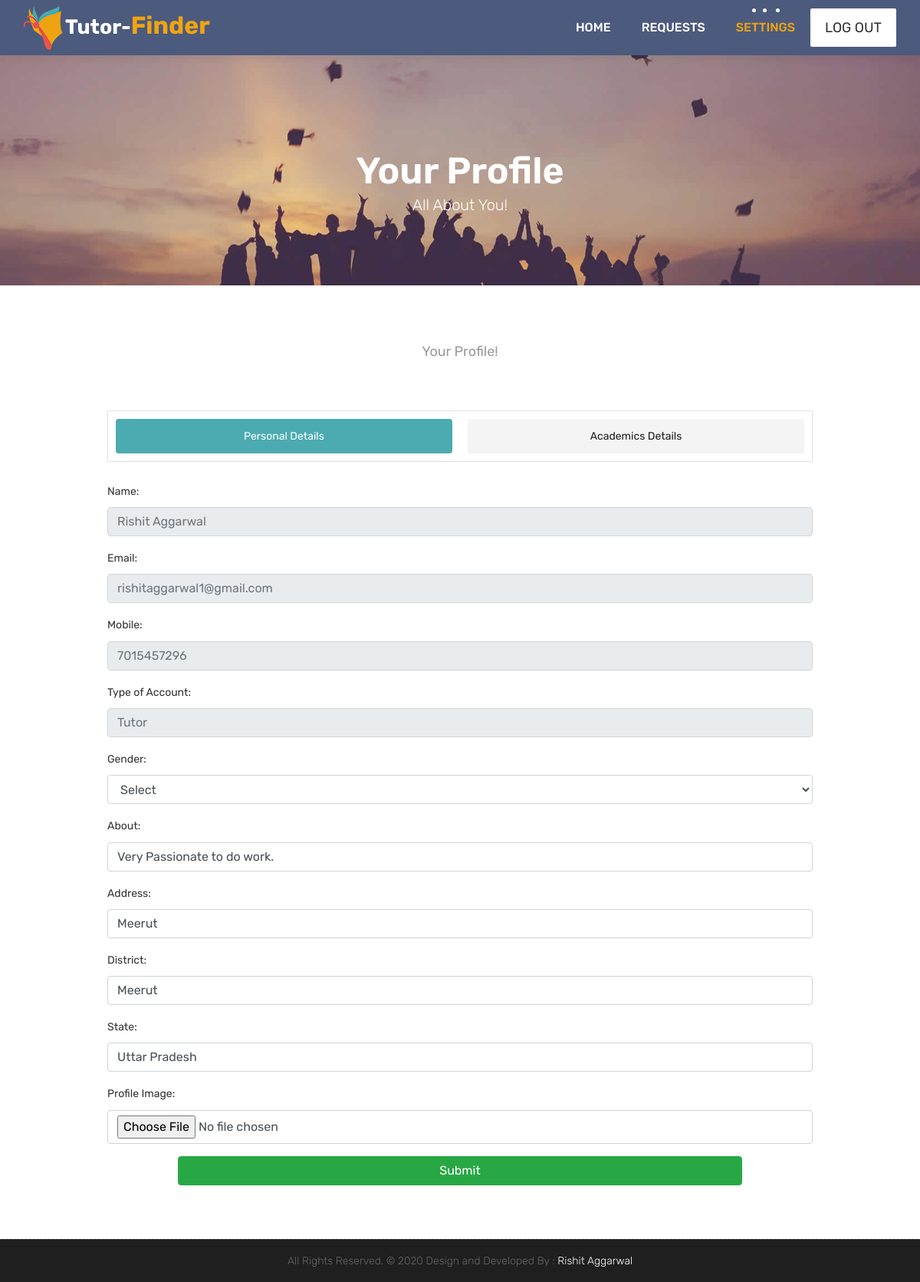
The page /settings.php (signed in) on the database its author committed.
### tables this page shows
CREATE TABLE `users` (
  `user_id` int(11) NOT NULL,
  `name` varchar(60) NOT NULL,
  `email_id` varchar(60) NOT NULL,
  `password` varchar(200) NOT NULL,
  `mobile` varchar(20) NOT NULL,
  `type` varchar(25) NOT NULL
);

CREATE TABLE `user_information` (
  `user_id` int(11) NOT NULL,
  `highest_qualification` varchar(50) NOT NULL DEFAULT '-',
  `gender` varchar(20) NOT NULL,
  `address` varchar(200) NOT NULL DEFAULT '-',
  `district` varchar(50) NOT NULL DEFAULT '-',
  `state` varchar(50) NOT NULL DEFAULT '-',
  `above_class` varchar(50) NOT NULL,
  `subject1` varchar(50) NOT NULL,
  `subject2` varchar(50) NOT NULL,
  `subject3` varchar(50) NOT NULL,
  `average_tution_fees` varchar(50) NOT NULL DEFAULT '-',
  `about` varchar(200) NOT NULL,
  `recent_school` varchar(100) NOT NULL,
  `profile_image` varchar(200) NOT NULL,
  `degree_image` varchar(200) NOT NULL,
  `resume` varchar(200) NOT NULL,
  `rating` int(11) NOT NULL DEFAULT '0',
  `people_rated` int(11) NOT NULL DEFAULT '0'
);

### settings.php (the view, shortened to what this page needs)
<?php
	include ('src/header.php');
	$id=$_SESSION['user_id'];
	include('db/db.php');
	$sql="SELECT * from users where user_id='$id';";
	$result=mysqli_query($con,$sql);
	$row=mysqli_fetch_assoc($result);
	$name=$row['name'];
	$email=$row['email_id'];
	$mobile=$row['mobile'];
	$type=$row['type'];
	if($type=="Student")
		$dashboard="student_dashboard.php";
	else
		$dashboard="tutor_dashboard.php";
?>
<body class="host_version">
	<header class="top-navbar">
		<nav class="navbar navbar-expand-lg navbar-light bg-light">
			<div class="container-fluid">
				<a class="navbar-brand" href="index.php" style="margin-right:0px;">
					<img src="images/logo.png" alt="" />
				</a>
				<h1 style="margin-top:5px;color:white; font-weight: bold; font-size:20pt;">Tutor-<span style="color:#eea412; font-size:24pt;">Finder</span></h1>
				<div class="collapse navbar-collapse" id="navbars-host">
					<ul class="navbar-nav ml-auto">
						<li class="nav-item"><a class="nav-link" href="<?php echo $dashboard; ?>">Home</a></li>
						<li class="nav-item"><a class="nav-link" href="my_request.php">Requests</a></li>
						<li class="nav-item active"><a class="nav-link" href="settings.php">Settings</a></li>
					</ul>
					<ul class="nav navbar-nav navbar-right">
                        <li><a class="hover-btn-new log" href="index.php""><span>LOG OUT</span></a></li>
                    </ul>
				</div>
			</div>
		</nav>
	</header>
	<div class="all-title-box">
		<div class="container text-center">
			<h1>Your Profile<span class="m_1">All About You!</span></h1>
		</div>
	</div>
	<div id="overviews" class="section wb">
        <div class="container">
            <div class="section-title row text-center">
                <div class="col-md-8 offset-md-2">
                    <p class="lead">Your Profile!</p>
                </div>
            </div>
            <div class="row">
            		<?php
            			if($type=="Student")
            			{
            		?>
            		<div class="col-lg-1 col-md-1"></div>
            			<div class="col-lg-10 col-md-10 col-sm-12 col-12">
            			<form>
						  <div class="form-group">
						    <label for="exampleInputEmail1">Name:</label>
						    <input type="text" class="form-control" placeholder="<?php echo $name; ?>" aria-describedby="emailHelp" disabled="disabled">
						  </div>
						  <div class="form-group">
						    <label for="exampleInputEmail1">Email:</label>
						    <input type="text" class="form-control" placeholder="<?php echo $email; ?>" aria-describedby="emailHelp" disabled="disabled">
						  </div>
						  <div class="form-group">
						    <label for="exampleInputEmail1">Mobile:</label>
						    <input type="text" class="form-control" placeholder="<?php echo $mobile; ?>" aria-describedby="emailHelp" disabled="disabled">
						  </div>
						  <div class="form-group">
						    <label for="exampleInputEmail1">Type of Account:</label>
						    <input type="text" class="form-control" placeholder="<?php echo $type; ?>" aria-describedby="emailHelp" disabled="disabled">
						  </div>
						</form>
					</div>
					<?php
						}
						else if($type=="Tutor")
						{
						$sql="SELECT * from user_information where user_id='$id';";
            			$result=mysqli_query($con,$sql);
            			$row1=mysqli_fetch_assoc($result);
					?>
					<div class="col-lg-1 col-md-1"></div>
					<div class="col-lg-10 col-md-10 col-sm-12 col-12">
					  <div class="nav-wrapper">
					    <ul class="nav nav-pills nav-fill flex-column flex-md-row" id="tabs-text" role="tablist">
					      <li class="nav-item">
					        <a class="nav-link mb-sm-3 mb-md-0 active" id="tabs-text-1-tab" data-toggle="tab" href="#tabs-text-1" role="tab" aria-controls="tabs-text-1" aria-selected="true">Personal Details</a>
					      </li>
					      <li class="nav-item">
					        <a class="nav-link mb-sm-3 mb-md-0" id="tabs-text-2-tab" data-toggle="tab" href="#tabs-text-2" role="tab" aria-controls="tabs-text-2" aria-selected="false">Academics Details</a>
					      </li>
					    </ul>
					  </div>
					  <br>
					<div class="tab-content" id="myTabContent1">
					  <div class="tab-pane fade show active" id="tabs-text-1" role="tabpanel" aria-labelledby="tabs-text-1-tab">
					  	<form action="src/main.php" method="post">
						  <div class="form-group">
						    <label for="exampleInputEmail1">Name:</label>
						    <input type="text" class="form-control" placeholder="<?php echo $name; ?>" aria-describedby="emailHelp" disabled="disabled">
						  </div>
						  <div class="form-group">
						    <label for="exampleInputEmail1">Email:</label>
						    <input type="text" class="form-control" placeholder="<?php echo $email; ?>" aria-describedby="emailHelp" disabled="disabled">
						  </div>
						  <div class="form-group">
						    <label for="exampleInputEmail1">Mobile:</label>
						    <input type="text" class="form-control" placeholder="<?php echo $mobile; ?>" aria-describedby="emailHelp" disabled="disabled">
						  </div>
						  <div class="form-group">
						    <label for="exampleInputEmail1">Type of Account:</label>
						    <input type="text" class="form-control" placeholder="<?php echo $type; ?>" aria-describedby="emailHelp" disabled="disabled">
						  </div>
							<div class="form-group">
						    <label for="exampleInputEmail1">Gender:</label>
								<select class="form-control" name="gender" value="<?php echo $row1['gender']; ?>">
									<option value="" selected="selected" disabled="">Select</option>
								</select>
							</div>
						  <div class="form-group">
						    <label for="exampleInputEmail1">About:</label>
						    <input type="text" class="form-control" name="about" placeholder="<?php echo $row1['about']; ?>" value="<?php echo $row1['about']; ?>" aria-describedby="emailHelp">
						  </div>
						  <div class="form-group">
						    <label for="exampleInputEmail1">Address:</label>
						    <input type="text" class="form-control" name="address" placeholder="<?php echo $row1['address']; ?>" value="<?php echo $row1['address']; ?>" aria-describedby="emailHelp">
						  </div>
						  <div class="form-group">
						    <label for="exampleInputEmail1">District:</label>
						    <input type="text" class="form-control" name="district" placeholder="<?php echo $row1['district']; ?>" value="<?php echo $row1['district']; ?>" aria-describedby="emailHelp">
						  </div>
						  <div class="form-group">
						    <label for="exampleInputEmail1">State:</label>
						    <input type="text" class="form-control" name="state" placeholder="<?php echo $row1['state']; ?>" value="<?php echo $row1['state']; ?>" aria-describedby="emailHelp">
						  </div>
						  <div class="form-group">
						    <label for="exampleInputEmail1">Profile Image:</label>
						    <input type="file" class="form-control" value="0" aria-describedby="emailHelp">
						  </div>
						<div class="text-center">
							<button class="btn btn-success" type="submit" name="personal_detail_submit" style="width:80%;">Submit</button>
						</div>
					</form>
					</div>
					</div>
				</div>
					<?php
					}
					?>
            </div>
        </div>
    </div>
    <?php
    	include('src/footer.php');
    ?>
</body>
</html>

### css/versions.css (style rules this page uses)
body.host_version .nav-pills > li > a.active, body.host_version .nav-pills > li > a.active:focus, body.host_version .nav-pills > li > a.active:hover { background: #4babb1; color: #ffffff; }

### rows shown on the page
users: name "Rishit Aggarwal", email "rishitaggarwal1@gmail.com", mobile "7015457296", type "Tutor"
user_information: about "Very Passionate to do work.", address "Meerut", district "Meerut", state "Uttar Pradesh"
